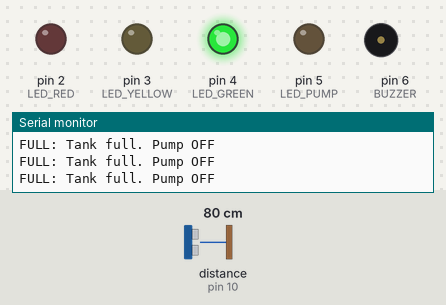
Simulated run of this sketch. Board: Arduino Uno, built with avr-gcc and run on an emulated ATmega328P. Shown: output pins drawn as LEDs (lit = HIGH), buzzer (waves = sounding), the last lines printed to the serial monitor. Wiring (inferred from the names in the program): ultrasonic range finder: trigger pin 9; echo pin 10. The inputs (shaded band) are chosen by the test bench; at power-on: distance to the obstacle (sensor on pin 10) 80 cm. The echo pulse lasts 58.3 µs per cm; pins used as bus, display or sensor lines are not drawn.

Above: at 1.3 s.
1.4 s: distance to the obstacle (sensor on pin 10) set to 88 cm
At 2.3 s:
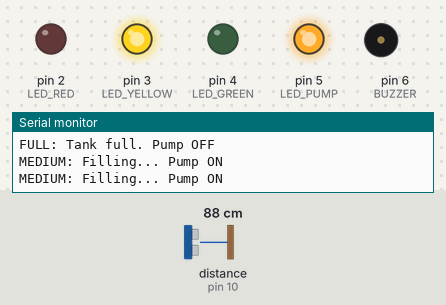
3.0 s: distance to the obstacle (sensor on pin 10) set to 149 cm
4.5 s: distance to the obstacle (sensor on pin 10) set to 158 cm
At 5.2 s:
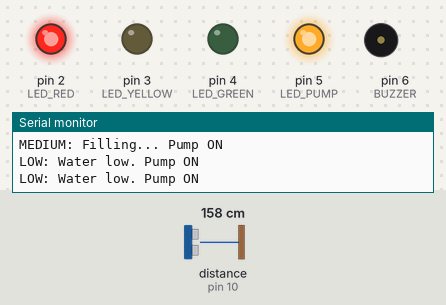
6.0 s: distance to the obstacle (sensor on pin 10) set to 248 cm
7.5 s: distance to the obstacle (sensor on pin 10) set to 256 cm
At 8.0 s:
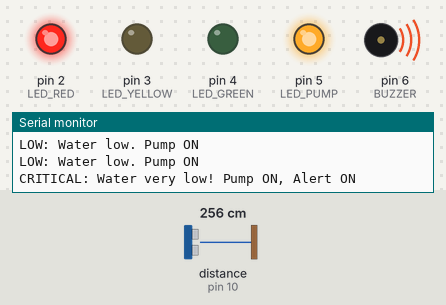
9.1 s: distance to the obstacle (sensor on pin 10) set to 2 cm
At 10.4 s:
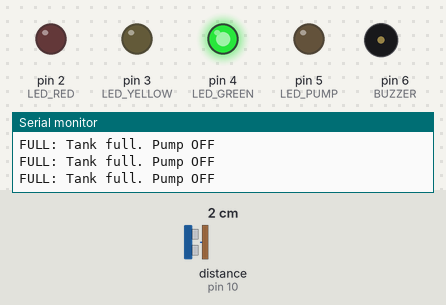
Timing chart, 0 to 11.6 s (numbered marks = the images above; inputs shaded):
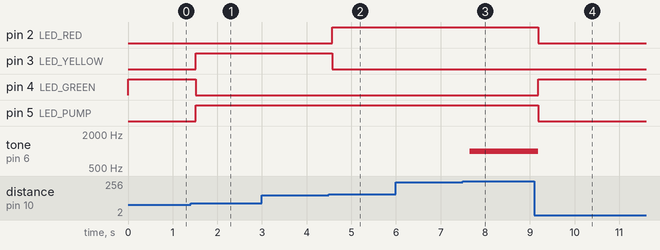

Measured:
- the behaviour switches between 82 and 83 cm on distance to the obstacle (sensor on pin 10) (found by bisection; images 0 and 1)
- the behaviour switches between 152 and 153 cm on distance to the obstacle (sensor on pin 10) (found by bisection; images 1 and 2)
- the behaviour switches between 253 and 254 cm on distance to the obstacle (sensor on pin 10) (found by bisection; images 2 and 3)
- after the input at 1.4 s, pin 3 (LED_YELLOW), pin 5 (LED_PUMP): LOW → HIGH after 0.12 s; pin 4 (LED_GREEN): HIGH → LOW after 0.12 s
- after the input at 4.5 s, pin 2 (LED_RED): LOW → HIGH after 0.07 s; pin 3 (LED_YELLOW): HIGH → LOW after 0.07 s
- after the input at 7.5 s, tone on pin 6 (BUZZER): silent → 1000 Hz after 0.15 s
- after the input at 9.1 s, pin 2 (LED_RED), pin 5 (LED_PUMP): HIGH → LOW after 0.09 s; pin 4 (LED_GREEN): LOW → HIGH after 0.09 s; tone on pin 6 (BUZZER): 1000 Hz → silent after 0.09 s

The sketch:

water_tank_monitor.ino
```cpp
#define TRIG_PIN 9
#define ECHO_PIN 10
#define LED_RED 2
#define LED_YELLOW 3
#define LED_GREEN 4
#define LED_PUMP 5
#define BUZZER 6

long duration;
int distance;

void setup() {
  pinMode(TRIG_PIN, OUTPUT);
  pinMode(ECHO_PIN, INPUT);
  pinMode(LED_RED, OUTPUT);
  pinMode(LED_YELLOW, OUTPUT);
  pinMode(LED_GREEN, OUTPUT);
  pinMode(LED_PUMP, OUTPUT);
  pinMode(BUZZER, OUTPUT);
  Serial.begin(9600);
}

int getDistance() {
  digitalWrite(TRIG_PIN, LOW);
  delayMicroseconds(2);
  digitalWrite(TRIG_PIN, HIGH);
  delayMicroseconds(10);
  digitalWrite(TRIG_PIN, LOW);
  duration = pulseIn(ECHO_PIN, HIGH);
  return duration * 0.034 / 2;
}

void loop() {
  distance = getDistance();

  digitalWrite(LED_RED, LOW);
  digitalWrite(LED_YELLOW, LOW);
  digitalWrite(LED_GREEN, LOW);

  if (distance > 250) {
    digitalWrite(LED_RED, HIGH);
    digitalWrite(LED_PUMP, HIGH);
    tone(BUZZER, 1000);
    Serial.println("CRITICAL: Water very low! Pump ON, Alert ON");
  } else if (distance > 150) {
    digitalWrite(LED_RED, HIGH);
    digitalWrite(LED_PUMP, HIGH);
    noTone(BUZZER);
    Serial.println("LOW: Water low. Pump ON");
  } else if (distance > 80) {
    digitalWrite(LED_YELLOW, HIGH);
    digitalWrite(LED_PUMP, HIGH);
    noTone(BUZZER);
    Serial.println("MEDIUM: Filling... Pump ON");
  } else {
    digitalWrite(LED_GREEN, HIGH);
    digitalWrite(LED_PUMP, LOW);
    noTone(BUZZER);
    Serial.println("FULL: Tank full. Pump OFF");
  }

  delay(500);
}
```
